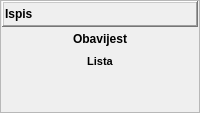
                <widget class="QFrame" name="fraIspis">
                 <property name="sizePolicy">
                  <sizepolicy hsizetype="Preferred" vsizetype="Expanding">
                   <horstretch>0</horstretch>
                   <verstretch>0</verstretch>
                  </sizepolicy>
                 </property>
                 <property name="frameShape">
                  <enum>QFrame::StyledPanel</enum>
                 </property>
                 <property name="frameShadow">
                  <enum>QFrame::Raised</enum>
                 </property>
                 <layout class="QVBoxLayout" name="verticalLayout_13">
                  <property name="spacing">
                   <number>1</number>
                  </property>
                  <property name="leftMargin">
                   <number>1</number>
                  </property>
                  <property name="topMargin">
                   <number>0</number>
                  </property>
                  <property name="rightMargin">
                   <number>1</number>
                  </property>
                  <property name="bottomMargin">
                   <number>0</number>
                  </property>
                  <item>
                   <widget class="QFrame" name="fraTipKupcaTitle_4">
                    <property name="sizePolicy">
                     <sizepolicy hsizetype="Preferred" vsizetype="Maximum">
                      <horstretch>0</horstretch>
                      <verstretch>0</verstretch>
                     </sizepolicy>
                    </property>
                    <property name="frameShape">
                     <enum>QFrame::WinPanel</enum>
                    </property>
                    <property name="frameShadow">
                     <enum>QFrame::Raised</enum>
                    </property>
                    <layout class="QHBoxLayout" name="horizontalLayout_9">
                     <property name="spacing">
                      <number>1</number>
                     </property>
                     <property name="leftMargin">
                      <number>1</number>
                     </property>
                     <property name="topMargin">
                      <number>0</number>
                     </property>
                     <property name="rightMargin">
                      <number>1</number>
                     </property>
                     <property name="bottomMargin">
                      <number>0</number>
                     </property>
                     <item>
                      <widget class="QLabel" name="lblIspisTitle">
                       <property name="font">
                        <font>
                         <weight>75</weight>
                         <bold>true</bold>
                        </font>
                       </property>
                       <property name="text">
                        <string>Ispis</string>
                       </property>
                      </widget>
                     </item>
                     <item>
                      <widget class="QPushButton" name="pushButton_5">
                       <property name="sizePolicy">
                        <sizepolicy hsizetype="Maximum" vsizetype="Fixed">
                         <horstretch>0</horstretch>
                         <verstretch>0</verstretch>
                        </sizepolicy>
                       </property>
                       <property name="text">
                        <string/>
                       </property>
                       <property name="icon">
                        <iconset resource="../../resources/DonatForm.qrc">
                         <normaloff>:/InDonat/Forms/images/ig_menuGreenUp.gif</normaloff>:/InDonat/Forms/images/ig_menuGreenUp.gif</iconset>
                       </property>
                       <property name="iconSize">
                        <size>
                         <width>16</width>
                         <height>24</height>
                        </size>
                       </property>
                       <property name="flat">
                        <bool>true</bool>
                       </property>
                      </widget>
                     </item>
                    </layout>
                   </widget>
                  </item>
                  <item>
                   <widget class="QFrame" name="fraTipKupcaButtons_4">
                    <property name="sizePolicy">
                     <sizepolicy hsizetype="Preferred" vsizetype="Expanding">
                      <horstretch>0</horstretch>
                      <verstretch>0</verstretch>
                     </sizepolicy>
                    </property>
                    <property name="frameShape">
                     <enum>QFrame::NoFrame</enum>
                    </property>
                    <property name="frameShadow">
                     <enum>QFrame::Raised</enum>
                    </property>
                    <layout class="QVBoxLayout" name="verticalLayout_14">
                     <property name="spacing">
                      <number>1</number>
                     </property>
                     <property name="leftMargin">
                      <number>1</number>
                     </property>
                     <property name="topMargin">
                      <number>0</number>
                     </property>
                     <property name="rightMargin">
                      <number>1</number>
                     </property>
                     <property name="bottomMargin">
                      <number>0</number>
                     </property>
                     <item>
                      <widget class="QPushButton" name="btnObavijest">
                       <property name="font">
                        <font>
                         <weight>75</weight>
                         <bold>true</bold>
                        </font>
                       </property>
                       <property name="cursor">
                        <cursorShape>PointingHandCursor</cursorShape>
                       </property>
                       <property name="text">
                        <string>Obavijest</string>
                       </property>
                       <property name="icon">
                        <iconset resource="../../resources/DonatForm.qrc">
                         <normaloff>:/InDonat/Forms/images/dll-icon.jpg</normaloff>:/InDonat/Forms/images/dll-icon.jpg</iconset>
                       </property>
                       <property name="flat">
                        <bool>true</bool>
                       </property>
                      </widget>
                     </item>
                     <item>
                      <widget class="QPushButton" name="btnListaIspis">
                       <property name="font">
                        <font>
                         <pointsize>8</pointsize>
                         <weight>75</weight>
                         <bold>true</bold>
                        </font>
                       </property>
                       <property name="cursor">
                        <cursorShape>PointingHandCursor</cursorShape>
                       </property>
                       <property name="text">
                        <string>Lista</string>
                       </property>
                       <property name="icon">
                        <iconset resource="../../resources/DonatForm.qrc">
                         <normaloff>:/InDonat/Forms/images/dll-icon.jpg</normaloff>:/InDonat/Forms/images/dll-icon.jpg</iconset>
                       </property>
                       <property name="flat">
                        <bool>true</bool>
                       </property>
                      </widget>
                     </item>
                     <item>
                      <spacer name="verticalSpacer">
                       <property name="orientation">
                        <enum>Qt::Vertical</enum>
                       </property>
                       <property name="sizeHint" stdset="0">
                        <size>
                         <width>20</width>
                         <height>40</height>
                        </size>
                       </property>
                      </spacer>
                     </item>
                    </layout>
                   </widget>
                  </item>
                 </layout>
                </widget>
